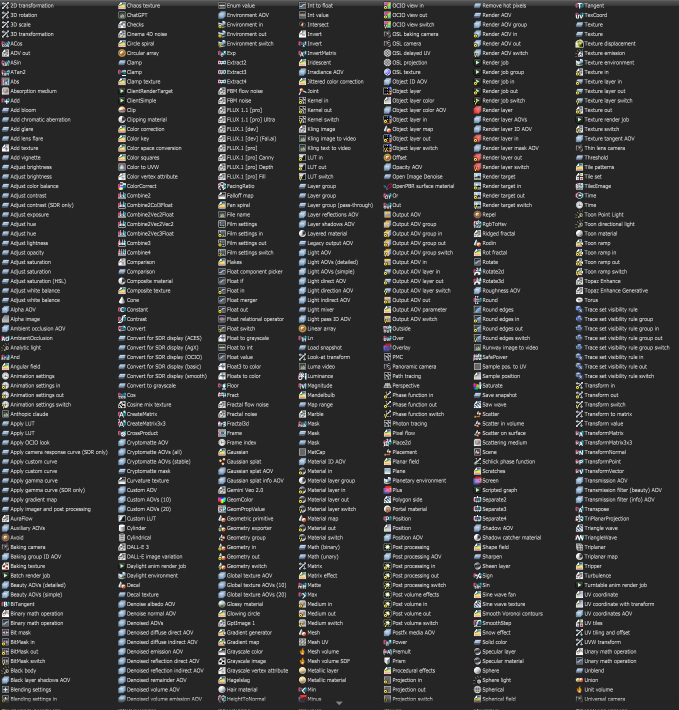
#> input picture octaneWebR/octane_allitems1.png, 1357 x 1420 px (shown at 1/2 size)
$ python detect_grid_img2.py
#> lines starting #> are read from the running program, lines starting #| are printed output that depends on the picture
#!/usr/bin/env python3
"""
Detect grid parameters for octane_allitems2.png by finding the first icon position.
"""

from PIL import Image, ImageDraw
from pathlib import Path

SCREENSHOT_1 = Path(__file__).parent / 'octane_allitems1.png'
SCREENSHOT_2 = Path(__file__).parent / 'octane_allitems2.png'

def find_first_bright_pixel(img, max_search=100):
    """Find the first non-background pixel (likely part of first icon)"""
    pixels = img.load()
    width, height = img.size

    bg_threshold = 100  # Background is dark gray (~60)

    for y in range(max_search):
        for x in range(max_search):
            r, g, b, a = pixels[x, y]

            if a > 128:
                brightness = r + g + b
                if brightness > bg_threshold:
                    return x, y, (r, g, b)

    return None, None, None

def find_icon_top_left(img, start_x, start_y, search_range=20):
    """
    Given a pixel that's part of an icon, find the icon's top-left corner.
    Icons are 16x16 and should have consistent boundaries.
    """
    pixels = img.load()
    width, height = img.size

    bg_threshold = 100

    # Search backwards and upwards from the found pixel to find icon boundaries
    leftmost_x = start_x
    topmost_y = start_y

    # Find leftmost pixel with content
    for x in range(start_x, max(0, start_x - search_range), -1):
        has_content = False
        for dy in range(-2, 3):
            test_y = start_y + dy
            if 0 <= test_y < height:
                r, g, b, a = pixels[x, test_y]
                if a > 128 and (r + g + b) > bg_threshold:
                    has_content = True
                    break

        if has_content:
            leftmost_x = x
        else:
            # Found background, icon starts after this
            leftmost_x = x + 1
            break

    # Find topmost pixel with content
    for y in range(start_y, max(0, start_y - search_range), -1):
        has_content = False
        for dx in range(-2, 3):
            test_x = start_x + dx
            if 0 <= test_x < width:
                r, g, b, a = pixels[test_x, y]
                if a > 128 and (r + g + b) > bg_threshold:
                    has_content = True
                    break

        if has_content:
            topmost_y = y
        else:
            # Found background, icon starts after this
            topmost_y = y + 1
            break

    return leftmost_x, topmost_y

def scan_for_second_column(img, first_x, first_y, max_search_x=400):
    """Find where the second column starts"""
    pixels = img.load()
    width, height = img.size

    bg_threshold = 100

    # Start searching from first_x + 20 (skip first icon)
    for x in range(first_x + 20, min(max_search_x, width)):
        # Check if this column has icon content at approximately first_y
        has_content = False

        for dy in range(-5, 6):
            test_y = first_y + dy
            if 0 <= test_y < height:
                r, g, b, a = pixels[x, test_y]
                if a > 128 and (r + g + b) > bg_threshold:
                    has_content = True
                    break

        if has_content:
            # Found second column, backtrack to find its left edge
            for check_x in range(x, max(first_x + 20, x - 20), -1):
                has_content_here = False
                for dy in range(-5, 6):
                    test_y = first_y + dy
                    if 0 <= test_y < height:
                        r, g, b, a = pixels[check_x, test_y]
                        if a > 128 and (r + g + b) > bg_threshold:
                            has_content_here = True
                            break

                if not has_content_here:
                    return check_x + 1

            return x

    return None

def scan_for_second_row(img, first_x, first_y, max_search_y=100):
    """Find where the second row starts"""
    pixels = img.load()
    width, height = img.size

    bg_threshold = 100

    # Start searching from first_y + 17 (skip first icon which is 16px tall)
    for y in range(first_y + 17, min(max_search_y, height)):
        # Check if this row has icon content at approximately first_x
        has_content = False

        for dx in range(-5, 6):
            test_x = first_x + dx
            if 0 <= test_x < width:
                r, g, b, a = pixels[test_x, y]
                if a > 128 and (r + g + b) > bg_threshold:
                    has_content = True
                    break

        if has_content:
            # Found second row, backtrack to find its top edge
            for check_y in range(y, max(first_y + 17, y - 10), -1):
                has_content_here = False
                for dx in range(-5, 6):
                    test_x = first_x + dx
                    if 0 <= test_x < width:
                        r, g, b, a = pixels[test_x, check_y]
                        if a > 128 and (r + g + b) > bg_threshold:
                            has_content_here = True
                            break

                if not has_content_here:
                    return check_y + 1

            return y

    return None

def create_visualization(img, start_x, start_y, col_spacing, row_spacing, output_path):
    """Create a visualization showing detected grid"""
    vis = img.copy()
    draw = ImageDraw.Draw(vis, 'RGBA')

    icon_size = 16

    # Draw first 50 icons
    for i in range(50):
        row = i // 6
        col = i % 6

        x = start_x + (col * col_spacing)
        y = start_y + (row * row_spacing)

        if y + icon_size >= img.height:
            break

        # Draw rectangle
        draw.rectangle(
            [x, y, x + icon_size, y + icon_size],
            outline=(0, 255, 0, 255),
            width=2
        )

    vis.save(output_path)

def main():
    print("="*70)
    print("🔍 DETECTING GRID PARAMETERS FOR BOTH SCREENSHOTS")
    print("="*70)

    # Analyze IMG1 (we know these are correct)
    print("\n📸 Analyzing octane_allitems1.png (known correct):")
    img1 = Image.open(SCREENSHOT_1)
#> img1 is the input picture: PIL image 1357x1420 RGBA; mean R, G, B, A 52.5, 52.6, 52.7, 255
    print(f"   Size: {img1.width}x{img1.height}")
#|    Size: 1357x1420
    print(f"   ✅ START_X = 3")
    print(f"   ✅ START_Y = 2")
    print(f"   ✅ COL_SPACING = 233")
    print(f"   ✅ ROW_SPACING = 19")

    # Analyze IMG2
    print("\n📸 Analyzing octane_allitems2.png (detecting):")
    img2 = Image.open(SCREENSHOT_2)
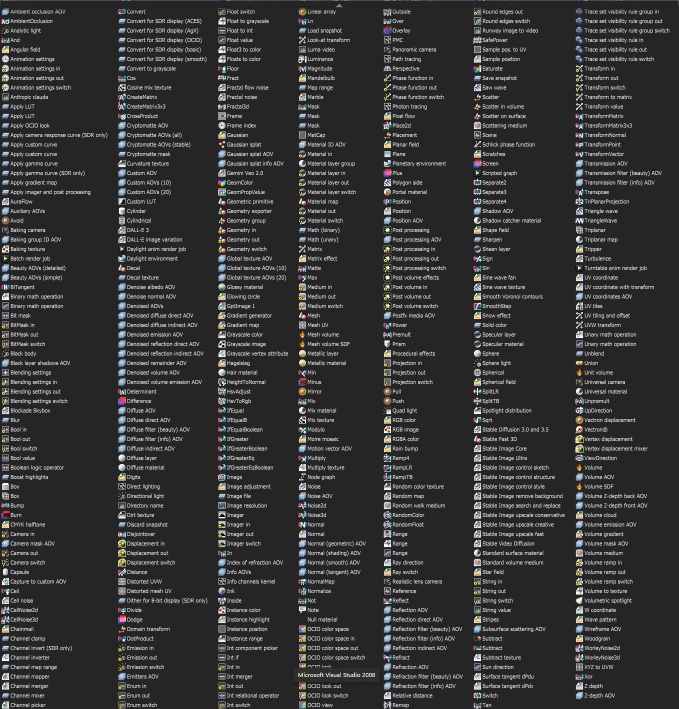
#> input picture octaneWebR/octane_allitems2.png, 1357 x 1418 px (shown at 1/2 size)
#> img2 is the input picture: PIL image 1357x1418 RGBA; mean R, G, B, A 52.6, 52.7, 52.7, 255
    print(f"   Size: {img2.width}x{img2.height}")
#|    Size: 1357x1418

    # Find first bright pixel
    print("\n   🔍 Finding first icon...")
    first_x, first_y, color = find_first_bright_pixel(img2)
#> first_x = 0; first_y = 0; color = (109, 109, 109)

    if first_x is None:
        print("   ❌ Could not find first icon")
        return

    print(f"   Found bright pixel at ({first_x}, {first_y}) - RGB{color}")
#|    Found bright pixel at (0, 0) - RGB(109, 109, 109)

    # Find icon top-left
    icon_x, icon_y = find_icon_top_left(img2, first_x, first_y)
#> in find_icon_top_left, `leftmost_x = start_x`: leftmost_x = 0
#> icon_x = 0; icon_y = 0
    print(f"   Icon top-left at ({icon_x}, {icon_y})")
#|    Icon top-left at (0, 0)

    # Find second column
    print("\n   🔍 Finding column spacing...")
    second_col_x = scan_for_second_column(img2, icon_x, icon_y)
#> second_col_x = 20
    if second_col_x:
        col_spacing = second_col_x - icon_x
#> col_spacing = 20
        print(f"   Second column at X={second_col_x}")
#|    Second column at X=20
        print(f"   ✅ COL_SPACING = {col_spacing}")
#|    ✅ COL_SPACING = 20
    else:
        print("   ⚠️  Could not detect second column")
        col_spacing = 233  # Use img1 value as fallback

    # Find second row
    print("\n   🔍 Finding row spacing...")
    second_row_y = scan_for_second_row(img2, icon_x, icon_y)
#> second_row_y = 17
    if second_row_y:
        row_spacing = second_row_y - icon_y
#> row_spacing = 17
        print(f"   Second row at Y={second_row_y}")
#|    Second row at Y=17
        print(f"   ✅ ROW_SPACING = {row_spacing}")
#|    ✅ ROW_SPACING = 17
    else:
        print("   ⚠️  Could not detect second row")
        row_spacing = 19  # Use img1 value as fallback

    # Create visualization
    print("\n🎨 Creating visualization...")
    vis_path = Path(__file__).parent / 'grid_detection_img2.png'
    create_visualization(img2, icon_x, icon_y, col_spacing, row_spacing, vis_path)
#> the loop in create_visualization, `for i in range(50):` made 50 passes
#> (x, y) on passes 1 to 12: (0, 0), (20, 0), (40, 0), (60, 0), (80, 0), (100, 0), (0, 17), (20, 17), (40, 17), (60, 17), (80, 17), (100, 17)
#> in create_visualization, `vis.save(output_path)`:
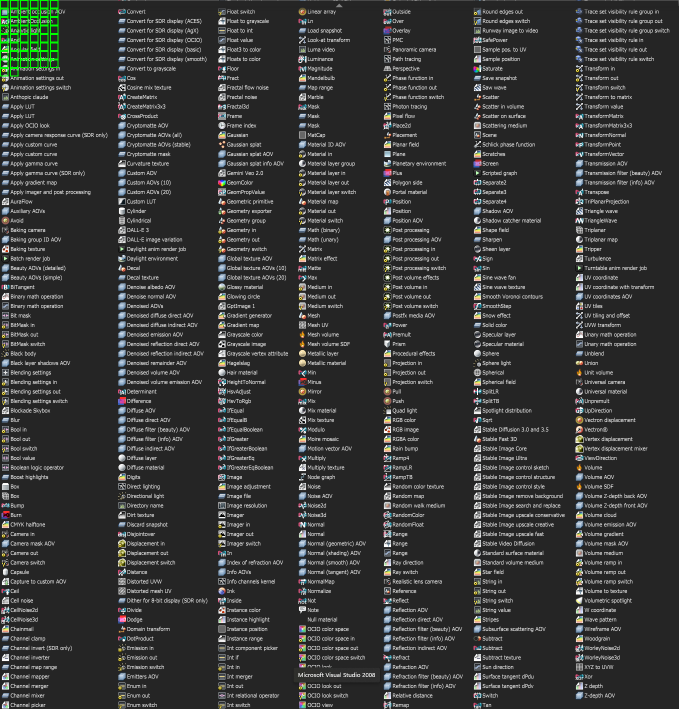
#> saved as grid_detection_img2.png: PIL image 1357x1418 RGBA (shown at 1/2 size); mean R, G, B, A 52.4, 53.3, 52.6, 255
    print(f"   ✅ Saved: {vis_path}")

    # Summary
    print(f"\n{'='*70}")
    print("📋 DETECTED PARAMETERS FOR IMG2")
    print(f"{'='*70}")
    print(f"\nSTART_X = {icon_x}")
#| START_X = 0
    print(f"START_Y = {icon_y}")
#| START_Y = 0
    print(f"COL_SPACING = {col_spacing}")
#| COL_SPACING = 20
    print(f"ROW_SPACING = {row_spacing}")
#| ROW_SPACING = 17
    print(f"ICON_SIZE = 16")

    print(f"""
{'='*70}
🎯 USE THESE VALUES IN EXTRACTION SCRIPT
{'='*70}

IMG1:
  START_X = 3
  START_Y = 2
  COL_SPACING = 233
  ROW_SPACING = 19

IMG2:
  START_X = {icon_x}
  START_Y = {icon_y}
  COL_SPACING = {col_spacing}
  ROW_SPACING = {row_spacing}

Next step: Update extraction script to use different parameters for each image.
""")
#| ======================================================================
#| 🎯 USE THESE VALUES IN EXTRACTION SCRIPT
#| ======================================================================
#| IMG1:
#|   START_X = 3
#|   START_Y = 2
#|   COL_SPACING = 233
#|   ROW_SPACING = 19
#| IMG2:
#|   START_X = 0
#|   START_Y = 0
#|   COL_SPACING = 20
#> (further printed lines are left out)

if __name__ == '__main__':
    main()
